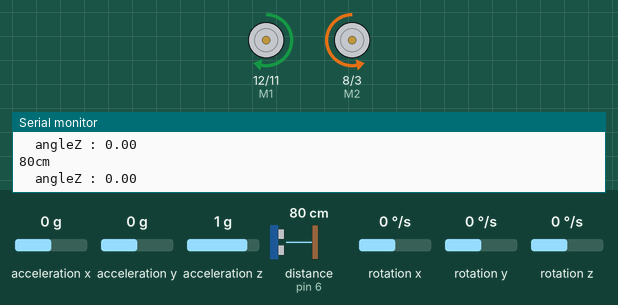
This sketch was run on a simulated Arduino Uno, built with avr-gcc and run on an emulated ATmega328P. Shown: direction and speed pins drawn as motors (green arrow = direction pin HIGH = forward, orange = LOW = backward, longer = more drive), the last lines printed to the serial monitor. Wiring (inferred from the names in the program): ultrasonic range finder: trigger pin 6; echo pin 6. Inputs (shaded band) come from the test bench; at power-on: distance to the obstacle (sensor on pin 6) 80 cm, rotation z 0 °/s, acceleration x 0 g, acceleration y 0 g, acceleration z 1 g, rotation x 0 °/s, rotation y 0 °/s. The echo pulse lasts 58.3 µs per cm. At 15.4 s the program stops and its outputs stay as they are.

Above: at 4.2 s.
4.3 s: distance to the obstacle (sensor on pin 6) set to 23 cm
5.8 s: distance to the obstacle (sensor on pin 6) set to 19 cm
At 6.9 s:
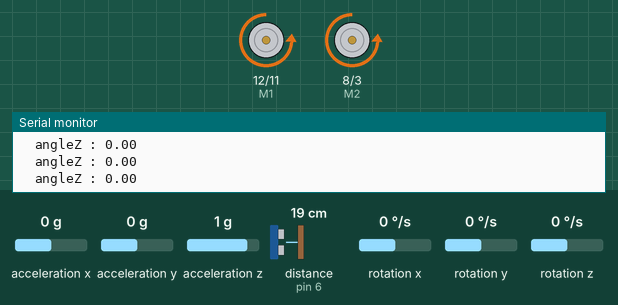
7.3 s: rotation z set to 50 °/s
10.3 s: rotation z set to 56 °/s
At 10.8 s:
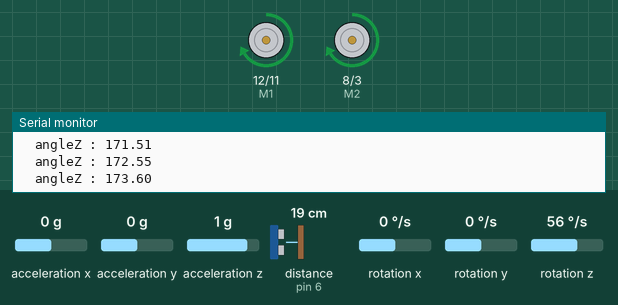
11.9 s: rotation z set to -72 °/s
14.9 s: rotation z set to -80 °/s
At 15.4 s:
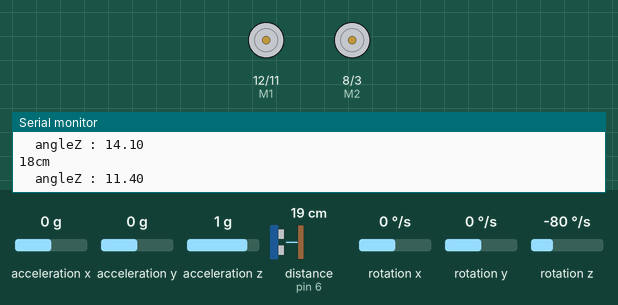
Timing chart, 0 to 16.9 s (numbered marks = the images above; inputs shaded):
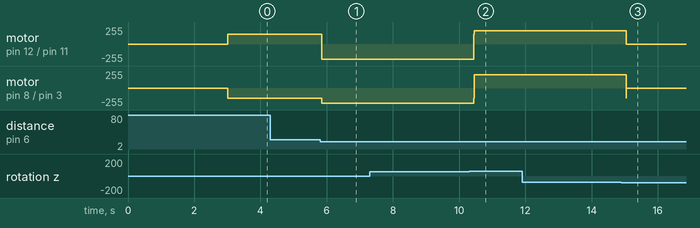

The sketch:

sketch_oct31c.ino
```cpp
// SCL A5
// Define the pin
#include <MPU6050_tockn.h>
#include <Wire.h>
#define SAMPLERATE_DELAY_MS (500)
int pingPin = 6;
int E1 = 11;
int E2 = 3;
int spin = 10;
int M1 = 12;
int M2 = 8;
int Mot_speedL = 230;
int Mot_speedR = 200;
float directionSwitchCount = 0;
MPU6050 mpu6050(Wire);
float AngleZ;
// A5 (SCL)
void setup()
{
  Serial.begin(9600);
  pinMode(M1, OUTPUT);
  pinMode(M2, OUTPUT);
  Wire.begin();
  mpu6050.begin();
  mpu6050.calcGyroOffsets(true);
  mpu6050.update();
  AngleZ = mpu6050.getAngleZ();
}

void loop()
{

  long duration, cm;
  pinMode(pingPin, OUTPUT);
  digitalWrite(pingPin, LOW);
  delayMicroseconds(2);
  digitalWrite(pingPin, HIGH);
  delayMicroseconds(5);
  digitalWrite(pingPin, LOW);
  pinMode(pingPin, INPUT);
  duration = pulseIn(pingPin, HIGH);
  cm = microsecondsToCentimeters(duration);
  Serial.print(cm);
  Serial.print("cm");
  Serial.println();
  delay(10);
  getDirection();
  go();
  if (cm < 20)
  {
    directionSwitchCount == 2 ? stop() : (directionSwitchCount == 0 ? turnL() : turnR());
	  directionSwitchCount++;
  }
}

long microsecondsToCentimeters(long microseconds)
{

  return microseconds / 29 / 2;
}

float getDirection()
{
  mpu6050.update();
  AngleZ = mpu6050.getAngleZ();
  Serial.print("\tangleZ : ");
  Serial.println(AngleZ);
  return AngleZ;
}

void go()
{
  digitalWrite(M1, HIGH);
  digitalWrite(M2, LOW);
  analogWrite(E1, 150);
  analogWrite(E2, 150);
  delay(10);
}


void turnL()
{
  while (AngleZ <155)
  {
    digitalWrite(M1, LOW);
    digitalWrite(M2, LOW);
    analogWrite(E1, Mot_speedL);
    analogWrite(E2, Mot_speedL);
    getDirection();
    //delay(10);
  }
}

void turnR()
{
  while (AngleZ > 15 )
  {
    digitalWrite(M1, HIGH);
    digitalWrite(M2, HIGH);
    analogWrite(E1, Mot_speedR);
    analogWrite(E2, Mot_speedR);
    getDirection();
    //delay(10);
  }
}

void stop()
{
    digitalWrite(M1, HIGH);
    digitalWrite(M2, HIGH);
    analogWrite(E1, 0);
    analogWrite(E2, 0);
    while(1)
    {
    	delay(100);
    }
}
```

Measured:
- the behaviour switches between 21 and 20 cm on distance to the obstacle (sensor on pin 6) (found by bisection; images 0 and 1)
- the behaviour switches between 52 and 53 °/s on rotation z (found by bisection; images 1 and 2)
- the behaviour switches between -75 and -76 °/s on rotation z (found by bisection; images 2 and 3)
- after the input at 5.8 s, motor on pin 12 (M1) / pin 11 (E1): forward 150/255 → backward 230/255 after 0.05 s; motor on pin 8 (M2) / pin 3 (E2): backward 150/255 → backward 230/255 after 0.05 s
